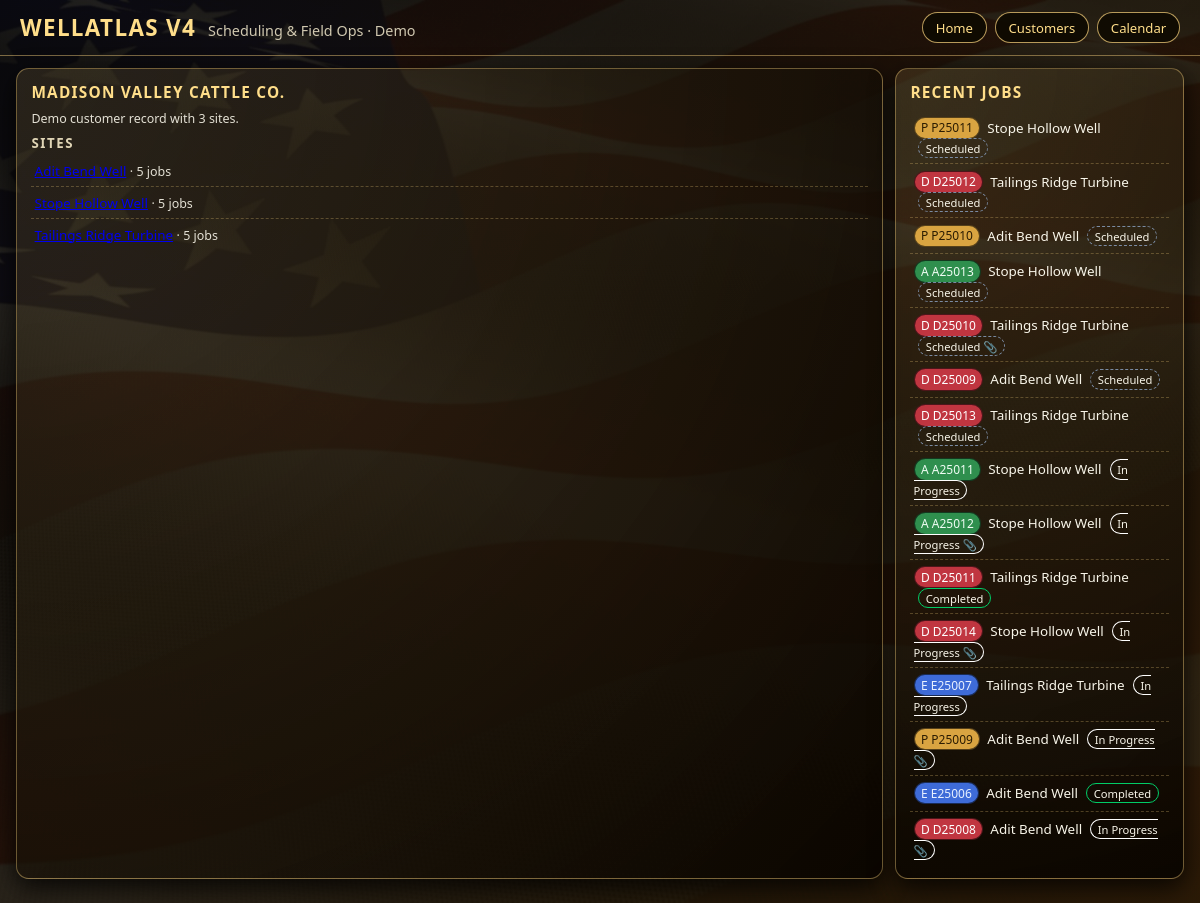
The page /customers/3 on the database its author committed.
### tables this page shows
CREATE TABLE customers (
    id INTEGER PRIMARY KEY AUTOINCREMENT,
    name TEXT NOT NULL
);

CREATE TABLE sites (
    id INTEGER PRIMARY KEY AUTOINCREMENT,
    customer_id INTEGER NOT NULL,
    name TEXT NOT NULL,
    latitude REAL,
    longitude REAL,
    well_depth INTEGER,
    casing_diameter REAL,
    static_level REAL,
    pump_info TEXT,
    electrical_service TEXT,
    notes TEXT,
    FOREIGN KEY(customer_id) REFERENCES customers(id)
);

CREATE TABLE jobs (
    id INTEGER PRIMARY KEY AUTOINCREMENT,
    site_id INTEGER NOT NULL,
    division TEXT NOT NULL,
    job_number TEXT NOT NULL,
    title TEXT,
    status TEXT,
    start_date TEXT,
    end_date TEXT,
    notes TEXT,
    has_attachments INTEGER DEFAULT 0,
    FOREIGN KEY(site_id) REFERENCES sites(id)
);

### app.py (the view)
@app.route("/customers/<int:customer_id>")
def customer_detail(customer_id):
    db = get_db()
    customer = db.execute("SELECT * FROM customers WHERE id=?", (customer_id,)).fetchone()
    if not customer:
        return "Customer not found", 404
    sites = db.execute(
        "SELECT s.id, s.name, COUNT(j.id) AS job_count "
        "FROM sites s LEFT JOIN jobs j ON j.site_id=s.id "
        "WHERE s.customer_id=? "
        "GROUP BY s.id ORDER BY s.name",
        (customer_id,)
    ).fetchall()
    jobs = db.execute(
        "SELECT j.*, s.name AS site_name "
        "FROM jobs j JOIN sites s ON j.site_id=s.id "
        "WHERE s.customer_id=? "
        "ORDER BY j.start_date DESC LIMIT 15",
        (customer_id,)
    ).fetchall()
    jobs_view = []
    for j in jobs:
        jobs_view.append({
            "division": j["division"],
            "division_class": division_class(j["division"]),
            "job_number": j["job_number"],
            "site_name": j["site_name"],
            "status": j["status"],
            "status_class": status_class(j["status"]),
            "has_attachments": bool(j["has_attachments"]),
        })
    return render_template(
        "customer_detail.html",
        customer=dict(customer),
        sites=[dict(s) for s in sites],
        jobs=jobs_view,
    )

### app.py (called while the page is built)
def get_db():
    if "db" not in g:
        g.db = sqlite3.connect(DB_PATH)
        g.db.row_factory = sqlite3.Row
    return g.db

def division_class(division):
    return {
        "D": "drilling",
        "P": "domestic",
        "A": "ag",
        "E": "electrical",
    }.get(division, "drilling")

def status_class(status):
    key = (status or "").lower().replace(" ", "-")
    if key == "scheduled":
        return "scheduled"
    if key == "in-progress":
        return "in-progress"
    if key == "on-hold":
        return "on-hold"
    if key == "completed":
        return "completed"
    return "in-progress"

### templates/customer_detail.html
{% extends "base.html" %}
{% block content %}
<section class="card">
  <div class="card-header">
    <div class="card-title">{{ customer['name'] }}</div>
  </div>
  <div class="small">Demo customer record with {{ sites|length }} sites.</div>
  <h3 class="section-title">Sites</h3>
  <ul class="list">
    {% for s in sites %}
    <li class="list-item">
      <a href="{{ url_for('site_detail', site_id=s['id']) }}">{{ s['name'] }}</a>
      <span class="small"> · {{ s['job_count'] }} jobs</span>
    </li>
    {% endfor %}
  </ul>
</section>
<section class="card">
  <div class="card-header">
    <div class="card-title">Recent Jobs</div>
  </div>
  <ul class="list">
    {% for j in jobs %}
    <li class="list-item">
      <span class="division-pill division-{{ j['division_class'] }}">
        {{ j['division'] }} {{ j['job_number'] }}
      </span>
      &nbsp;{{ j['site_name'] }}
      <span class="status-pill status-{{ j['status_class'] }}" style="margin-left:0.3rem;">
        {{ j['status'] }}{% if j['has_attachments'] %} 📎{% endif %}
      </span>
    </li>
    {% else %}
    <li class="list-item small">No recent jobs for this demo customer.</li>
    {% endfor %}
  </ul>
</section>
{% endblock %}

### static/css/styles.css (style rules this page uses)
body { margin: 0; font-family: system-ui, -apple-system, BlinkMacSystemFont, "Segoe UI", sans-serif; color: #f8f5e9; background: #000; background-image: url('/static/img/wallpaper.jpg'); background-size: cover; background-attachment: fixed; background-position: center; }
.card { background: radial-gradient(circle at top left, rgba(255,215,128,0.12), rgba(10,5,0,0.97)); border-radius: 0.8rem; border: 1px solid rgba(255,215,128,0.4); padding: 0.8rem 0.9rem; box-shadow: 0 8px 24px rgba(0,0,0,0.8); }
.card-header { display: flex; justify-content: space-between; align-items: center; margin-bottom: 0.45rem; }
.card-title { font-size: 0.96rem; font-weight: 600; color: #ffde8a; text-transform: uppercase; letter-spacing: 0.08em; }
.section-title { font-size: 0.83rem; text-transform: uppercase; letter-spacing: 0.12em; color: #e0d5b6; margin: 0.4rem 0 0.25rem; }
.list { list-style: none; margin: 0; padding: 0; }
.list-item { padding: 0.4rem 0.2rem; border-bottom: 1px dashed rgba(255,215,128,0.26); font-size: 0.84rem; }
.list-item:last-child { border-bottom: none; }
.small { font-size: 0.78rem; opacity: 0.9; }
.division-pill { display: inline-flex; align-items: center; gap: 0.2rem; padding: 0.1rem 0.4rem; border-radius: 999px; font-size: 0.75rem; border: 1px solid rgba(0,0,0,0.6); }
.division-drilling { background: #c03540; color: #fff; }
.division-domestic { background: #d9a441; color: #2b1c02; }
.division-ag { background: #2f8f4e; color: #f0fdf4; }
.division-electrical { background: #3e6bd8; color: #e8f0ff; }
.status-pill { padding: 0.1rem 0.4rem; border-radius: 999px; font-size: 0.7rem; border-width: 1px; border-style: solid; }
.status-scheduled { border-style: dashed; border-color: #7a8ba3; }
.status-in-progress { border-color: #ffffff; }
.status-completed { border-color: #00cc66; }

### rows shown on the page
customers: name "MADISON VALLEY CATTLE CO."
sites: job_count "5"
sites: job_count "5"
sites: job_count "5"
jobs: division "P", job_number "P25011", site_name "Stope Hollow Well", status "Scheduled"
jobs: division "D", job_number "D25012", site_name "Tailings Ridge Turbine", status "Scheduled"
jobs: division "P", job_number "P25010", site_name "Adit Bend Well", status "Scheduled"
jobs: division "A", job_number "A25013", site_name "Stope Hollow Well", status "Scheduled"
jobs: division "D", job_number "D25010", site_name "Tailings Ridge Turbine", status "Scheduled"
jobs: division "D", job_number "D25009", site_name "Adit Bend Well", status "Scheduled"
jobs: division "D", job_number "D25013", site_name "Tailings Ridge Turbine", status "Scheduled"
jobs: division "A", job_number "A25011", site_name "Stope Hollow Well", status "In Progress"
jobs: division "A", job_number "A25012", site_name "Stope Hollow Well", status "In Progress"
jobs: division "D", job_number "D25011", site_name "Tailings Ridge Turbine", status "Completed"
jobs: division "D", job_number "D25014", site_name "Stope Hollow Well", status "In Progress"
jobs: division "E", job_number "E25007", site_name "Tailings Ridge Turbine", status "In Progress"
jobs: division "P", job_number "P25009", site_name "Adit Bend Well", status "In Progress"
jobs: division "E", job_number "E25006", site_name "Adit Bend Well", status "Completed"
jobs: division "D", job_number "D25008", site_name "Adit Bend Well", status "In Progress"

### other values the page prints
{{ sites|length }} "3"
